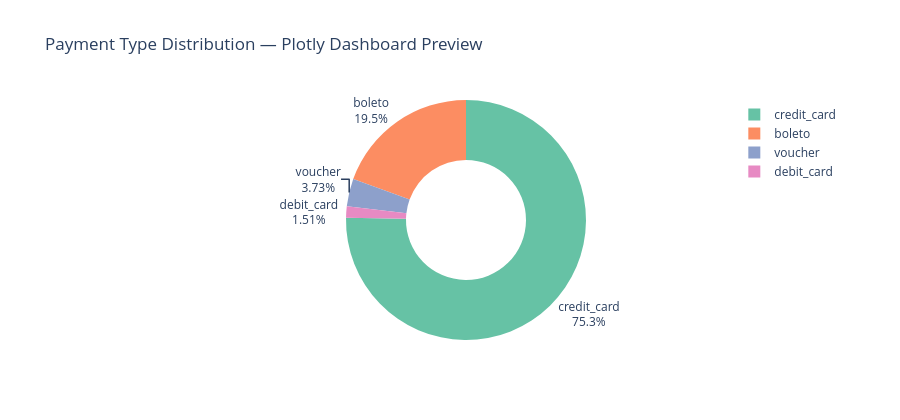
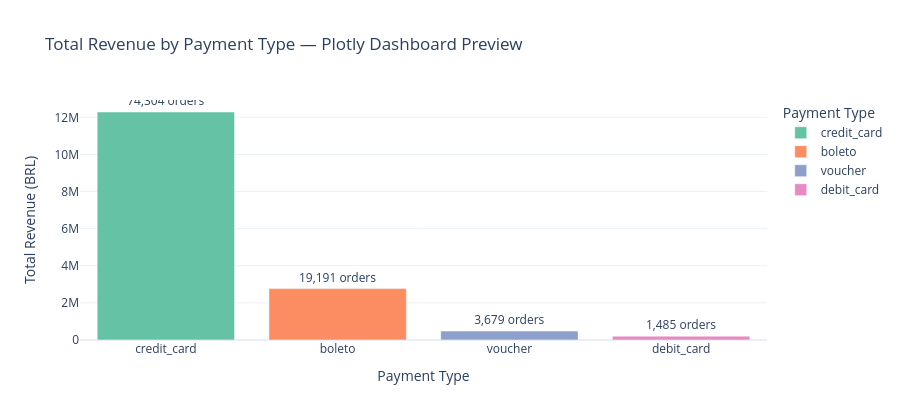

Here is the notebook cell these charts were saved with, in order:
### Code cell
# ── Plotly — payment type donut + revenue by type (Dashboard preview) ──────

fig_q5_donut = px.pie(
    pay_expanded,
    names='payment_type', values='count',
    color='payment_type',
    hole=0.5,
    color_discrete_map=ptype_colors,
    labels={'payment_type': 'Payment Type', 'count': 'Orders'},
    title='Payment Type Distribution — Plotly Dashboard Preview',
    template=PLOTLY_TEMPLATE, height=420,
)
fig_q5_donut.update_traces(textposition='outside', textinfo='percent+label')
fig_q5_donut.show()

# Revenue per individual payment type — multi-type orders count toward each
# type, the same convention used by the donut.
pay_rev = (
    pay_type
    .assign(payment_type=pay_type['payment_types'].str.split(', '))
    .explode('payment_type')
    .groupby('payment_type', as_index=False)
    .agg(orders=('order_id', 'nunique'),
         total_revenue=('payment_total_value', 'sum'))
    .sort_values('total_revenue', ascending=False)
)
fig_q5_rev = px.bar(
    pay_rev,
    x='payment_type', y='total_revenue',
    color='payment_type',
    color_discrete_map=ptype_colors,
    text='orders',
    labels={'payment_type': 'Payment Type',
            'total_revenue': 'Total Revenue (BRL)',
            'orders': '# Orders'},
    title='Total Revenue by Payment Type — Plotly Dashboard Preview',
    template=PLOTLY_TEMPLATE, height=420,
)
fig_q5_rev.update_traces(texttemplate='%{text:,} orders', textposition='outside')
fig_q5_rev.show()

### Figure 1 — Plotly figure (JSON) as saved in the notebook; plotly's stock layout.template omitted (floating-point values rounded to 4 significant figures)
{"data": [{"customdata": [["credit_card"], ["boleto"], ["voucher"], ["debit_card"]], "domain": {"x": [0, 1], "y": [0, 1]}, "hole": 0.5, "hovertemplate": "Payment Type=%{customdata[0]}<br>Orders=%{value}<extra></extra>", "labels": ["credit_card", "boleto", "voucher", "debit_card"], "legendgroup": "", "marker": {"colors": ["rgb(102,194,165)", "rgb(252,141,98)", "rgb(141,160,203)", "rgb(231,138,195)"]}, "name": "", "showlegend": true, "textinfo": "percent+label", "textposition": "outside", "type": "pie", "values": [74304, 19191, 3679, 1485]}], "layout": {"height": 420, "legend": {"tracegroupgap": 0}, "title": {"text": "Payment Type Distribution — Plotly Dashboard Preview"}}}

### Figure 2 — Plotly figure (JSON) as saved in the notebook; plotly's stock layout.template omitted (floating-point values rounded to 4 significant figures)
{"data": [{"hovertemplate": "Payment Type=%{x}<br>Total Revenue (BRL)=%{y}<br># Orders=%{text}<extra></extra>", "legendgroup": "credit_card", "marker": {"color": "rgb(102,194,165)", "pattern": {"shape": ""}}, "name": "credit_card", "orientation": "v", "showlegend": true, "text": [74300.0], "textposition": "outside", "texttemplate": "%{text:,} orders", "type": "bar", "x": ["credit_card"], "xaxis": "x", "y": [12290000.0], "yaxis": "y"}, {"hovertemplate": "Payment Type=%{x}<br>Total Revenue (BRL)=%{y}<br># Orders=%{text}<extra></extra>", "legendgroup": "boleto", "marker": {"color": "rgb(252,141,98)", "pattern": {"shape": ""}}, "name": "boleto", "orientation": "v", "showlegend": true, "text": [19190.0], "textposition": "outside", "texttemplate": "%{text:,} orders", "type": "bar", "x": ["boleto"], "xaxis": "x", "y": [2770000.0], "yaxis": "y"}, {"hovertemplate": "Payment Type=%{x}<br>Total Revenue (BRL)=%{y}<br># Orders=%{text}<extra></extra>", "legendgroup": "voucher", "marker": {"color": "rgb(141,160,203)", "pattern": {"shape": ""}}, "name": "voucher", "orientation": "v", "showlegend": true, "text": [3679.0], "textposition": "outside", "texttemplate": "%{text:,} orders", "type": "bar", "x": ["voucher"], "xaxis": "x", "y": [481900.0], "yaxis": "y"}, {"hovertemplate": "Payment Type=%{x}<br>Total Revenue (BRL)=%{y}<br># Orders=%{text}<extra></extra>", "legendgroup": "debit_card", "marker": {"color": "rgb(231,138,195)", "pattern": {"shape": ""}}, "name": "debit_card", "orientation": "v", "showlegend": true, "text": [1485.0], "textposition": "outside", "texttemplate": "%{text:,} orders", "type": "bar", "x": ["debit_card"], "xaxis": "x", "y": [208500.0], "yaxis": "y"}], "layout": {"barmode": "relative", "height": 420, "legend": {"title": {"text": "Payment Type"}, "tracegroupgap": 0}, "title": {"text": "Total Revenue by Payment Type — Plotly Dashboard Preview"}, "xaxis": {"anchor": "y", "categoryarray": ["credit_card", "boleto", "voucher", "debit_card"], "categoryorder": "array", "domain": [0, 1], "title": {"text": "Payment Type"}}, "yaxis": {"anchor": "x", "domain": [0, 1], "title": {"text": "Total Revenue (BRL)"}}}}
